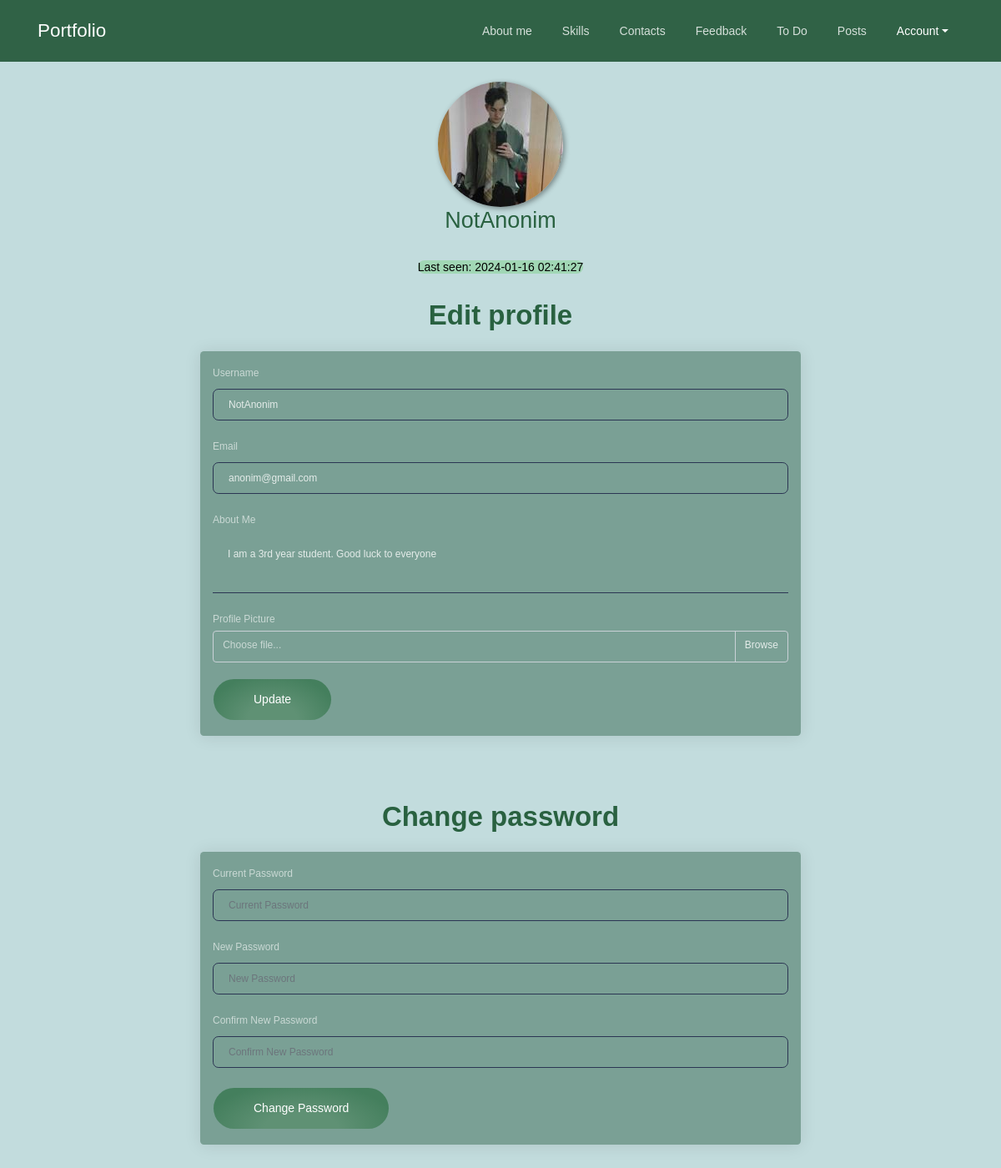
Page /account (signed in) on the committed database.
### app/auth/models.py (models this page shows, shortened)
class User(db.Model, UserMixin):
    id = db.Column(db.Integer, primary_key=True)
    username = db.Column(db.String(20), unique=True, nullable=False)
    email = db.Column(db.String(120), unique=True, nullable=False)
    image_file = db.Column(db.String(20), nullable=False, default='default.jpg')
    password_hash = db.Column(db.String(128))
    last_seen = db.Column(db.DateTime, default=datetime.datetime.now)
    about_me = db.Column(db.String(240))

### app/auth/views.py (the view)
@auth_blueprint.route('/account', methods=['GET', 'POST'])
@login_required
def account():
    update_account_form = UpdateAccountForm()
    change_password_form = ChangePasswordForm()
    if update_account_form.validate_on_submit():
        if update_account_form.picture.data:
            current_user.image_file = save_picture(update_account_form.picture.data)
        try:
            current_user.username = update_account_form.username.data
            current_user.email = update_account_form.email.data
            current_user.about_me = update_account_form.about_me.data
            db.session.commit()
            flash('Your account has been updated!', 'success')
        except:
            db.session.rollback()
            flash("Failed to update!", category="danger")
        return redirect(url_for('auth.account'))
    elif request.method == 'GET':
        update_account_form.username.data = current_user.username
        update_account_form.email.data = current_user.email
        update_account_form.about_me.data =  current_user.about_me
    return render_template('account.html', update_account_form=update_account_form, change_password_form=change_password_form)

### app/auth/forms.py (shortened to what this page needs)
class UpdateAccountForm(FlaskForm):
    username = StringField('Username', validators=[
        Length(min=4, max=14, message='Username must be between 4 and 14 characters.'),
        Regexp('^[A-Za-z][A-Za-z0-9_.]*$', 0, 'Username must have only letters, numbers, dots, or underscores')
    ])
    email = StringField('Email', validators=[Email()])
    picture = FileField('Update Profile Picture', validators=[FileAllowed(['jpg', 'png'], message='This file is not allowed')])
    about_me = TextAreaField('About Me', validators=[Length(min=0, max=240)])
    submit = SubmitField('Update')

class ChangePasswordForm(FlaskForm):
    current_password = PasswordField(label='Current Password', validators=[DataRequired(message="This field is required."), Length(min=6, message='Password must be more than 6 characters long')])
    new_password = PasswordField(label='New Password', validators=[DataRequired(message="This field is required."), Length(min=6, message='Password must be more than 6 characters long')])
    confirm_password = PasswordField(label='Confirm New Password', validators=[DataRequired(message="This field is required."), Length(min=6, message='Password must be more than 6 characters long')])
    submit = SubmitField("Change Password")

### app/auth/models.py (called while the page is built)
@login_manager.user_loader
def user_loader(user_id):
    return User.query.get(int(user_id))

### app/auth/views.py (called while the page is built)
@auth_blueprint.after_request
def after_request(response):
    if current_user:
        current_user.last_seen = datetime.now()
        try:
            db.session.commit()
        except:
            flash('Error while update user last seen!', 'danger')
    return response

### app/auth/templates/auth/account.html (shortened to what this page needs)
{% extends "base.html" %}
{% from "_formhelpers.html" import render_field %}
{% block body %}
<div class="container text-center mt-4">
    <img alt="..." class="img-fluid rounded-circle shadow-lg" src="{{ url_for('static', filename='profile_pics/' + current_user.image_file) }}" style="width: 150px; height: 150px;">
    <h2 class="custom-title">{{ current_user.username }}</h2>
    {% if current_user.last_seen %}
        <span class="tittle-white"> Last seen: {{ current_user.last_seen.strftime('%Y-%m-%d %H:%M:%S') }}</span>
    {% else %}
        <span class="tittle-white"> Last seen: N/A</span>
    {% endif %}
</div>
<div id="edit_profile_section" style="text-align: center;">
    <h1 class="title custom-title">Edit profile</h1>
</div>
<div class="card custom-card-color mx-auto" style="max-width: 60%;">
    <div class="card-body">
        <form method="post" action="{{ url_for('auth.account') }}" id="edit_profile_form" novalidate enctype="multipart/form-data">
            {{ render_field(update_account_form.username)}}
            {{ render_field(update_account_form.email)}}
            {{ render_field(update_account_form.about_me)}}
            <div class="form-group">
                <label for="picture">Profile Picture</label>
                <div class="custom-file">
                    <label class="custom-file-label" for="picture" id="custom-file-label">Choose file...</label>
                </div>
            </div>
            {{ update_account_form.submit(class="btn-round btn custom-color-btn btn-lg") }}
        </form>
    </div>
</div>
<div id="change_password_section" style="text-align: center; padding-top: 20px;">
    <h1 class="title custom-title">Change password</h1>
</div>
<div class="card custom-card-color mx-auto" style="max-width: 60%;">
    <div class="card-body">
        <form method="post" action="{{ url_for('auth.change_password') }}" id="change_password_form" novalidate>
                {{ render_field(change_password_form.current_password)}}
                {{ render_field(change_password_form.new_password)}}
                {{ render_field(change_password_form.confirm_password)}}
            {{ change_password_form.submit(class="btn-round btn custom-color-btn btn-lg") }}
        </form>
    </div>
</div>
{% endblock %}

### app/templates/_formhelpers.html (shortened to what this page needs)
{% macro render_field(field, show_label=true, show_errors=true, id='') %}
  <div class="form-group">
    {% if show_label %}
      <label for="{{ field.id }}" class="control-label">{{ field.label }}</label>
    {% endif %}
    {% set error_class = ' is-invalid' if field.errors else '' %}
    {% set placeholder_value = 'Incorrect input' if field.errors else field.label.text %}
    {% if field.type == 'SelectField' %}
      {{ field(class_="form-control" ~ error_class, id=id, style="background-color: #7fbcab; color: white;")|safe }}
    {% else %}
      {{ field(class="form-control" ~ error_class, placeholder=placeholder_value, id=id)|safe }}
    {% endif %}
  </div>
{% endmacro %}

### app/static/css/style.css (style rules this page uses)
body { background-color: #c2dcdd; }
.custom-title { color: #296140; }
.custom-color-btn { background: radial-gradient(ellipse at bottom, #5f9174 30%, #447f5d 80%); }
.tittle-white { color: #000000; background-color: #a1d7b5; border-radius: 15px; }
.custom-card-color { background-color: #7AA095; }

### rows in the picture
User: image_file (picture), username "NotAnonim", last_seen "2024-01-16 02:41:27", email "anonim@gmail.com", about_me "I am a 3rd year student. Good luck to everyone"

### other values in the picture
{{ name }} "About me" "Skills" "Contacts" "Feedback" "To Do" "Posts"
{{ field.label }} "Username Email About Me Current Password New Password Confirm New Password"
